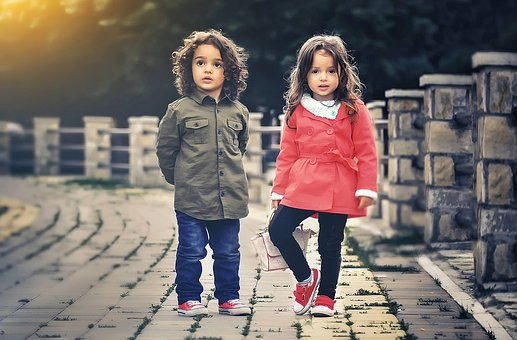
#> input picture child.jpg, 517 x 340 px
$ jupyter execute --allow-errors detection.ipynb
#> lines starting #> are read from the running program, lines starting #| are printed output that depends on the picture
[cell 1]
import cv2
import matplotlib.pyplot as plt

[cell 2]
config_file = 'ssd_mobilenet_v3_large_coco_2020_01_14.pbtxt'
frozen_model = 'frozen_inference_graph.pb'

#> (a cell that did not finish here is left out)

[cell 4]
classLabels = []
file_name='labels.txt'
with open(file_name, 'rt') as fpt:
#> (reads labels.txt from the repository)
    classLabels = fpt.read().rstrip('\n').split('\n')

[cell 5]
print(classLabels)

[cell 6]
print(len(classLabels))

#> (a cell that did not finish here is left out)

[cell 8]
img = cv2.imread('child.jpg')
#> img is the input picture: shape (340, 517, 3); mean B, G, R 105.3, 109.1, 119.6
plt.imshow(img)

#> (a cell that did not finish here is left out)

#> (a cell that did not finish here is left out)

[cell 11]
font_scale = 3
font = cv2.FONT_HERSHEY_PLAIN
#> (the rest of this cell did not finish here and is left out)

[cell 12]
plt.imshow(cv2.cvtColor(img, cv2.COLOR_BGR2RGB))
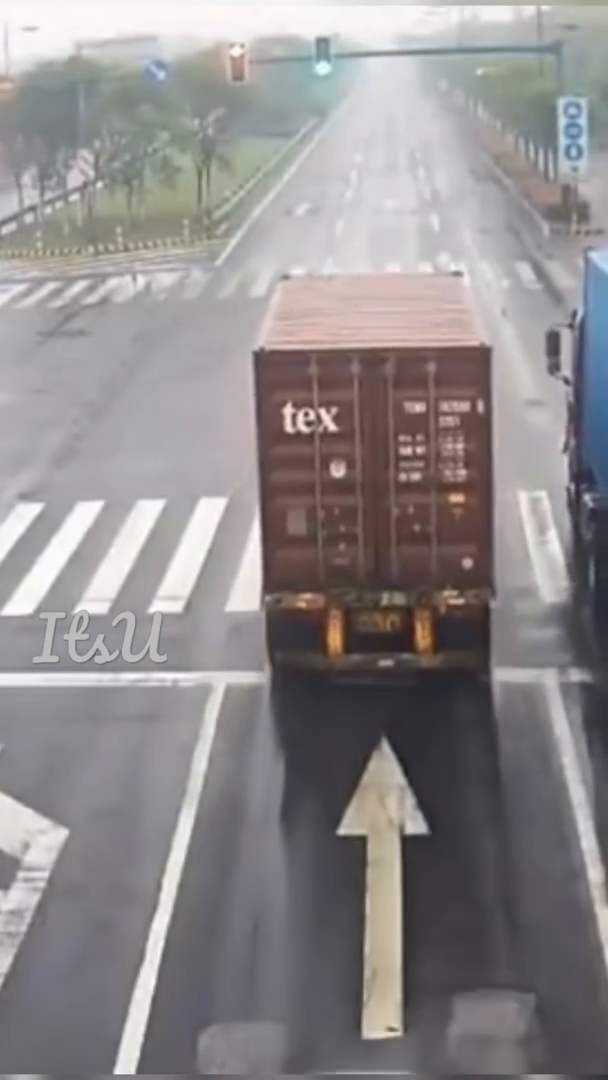
#> input picture frame 45 of road.mp4, 608 x 1080 px
#> further down, frame is the input picture: shape (1080, 608, 3); mean B, G, R 139.8, 138.3, 142.2
#> `frame = cv2.resize(frame, (expected_width, expected_height))`:
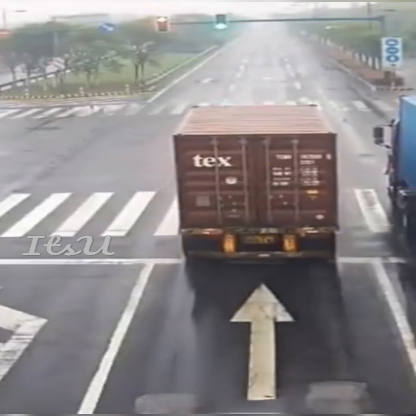
#> frame: shape (416, 416, 3); mean B, G, R 139.7, 138.2, 142.1

[cell 13]
#video
cap=cv2.VideoCapture('road.mp4')

if not cap.isOpened():
    cap = cv2.VideoCapture(0)
if not cap.isOpened():
    raise IOError("Can't open the video")

font_scale = 3
font = cv2.FONT_HERSHEY_PLAIN

expected_height, expected_width = 416, 416

#> (the rest of this cell did not finish here and is left out)
